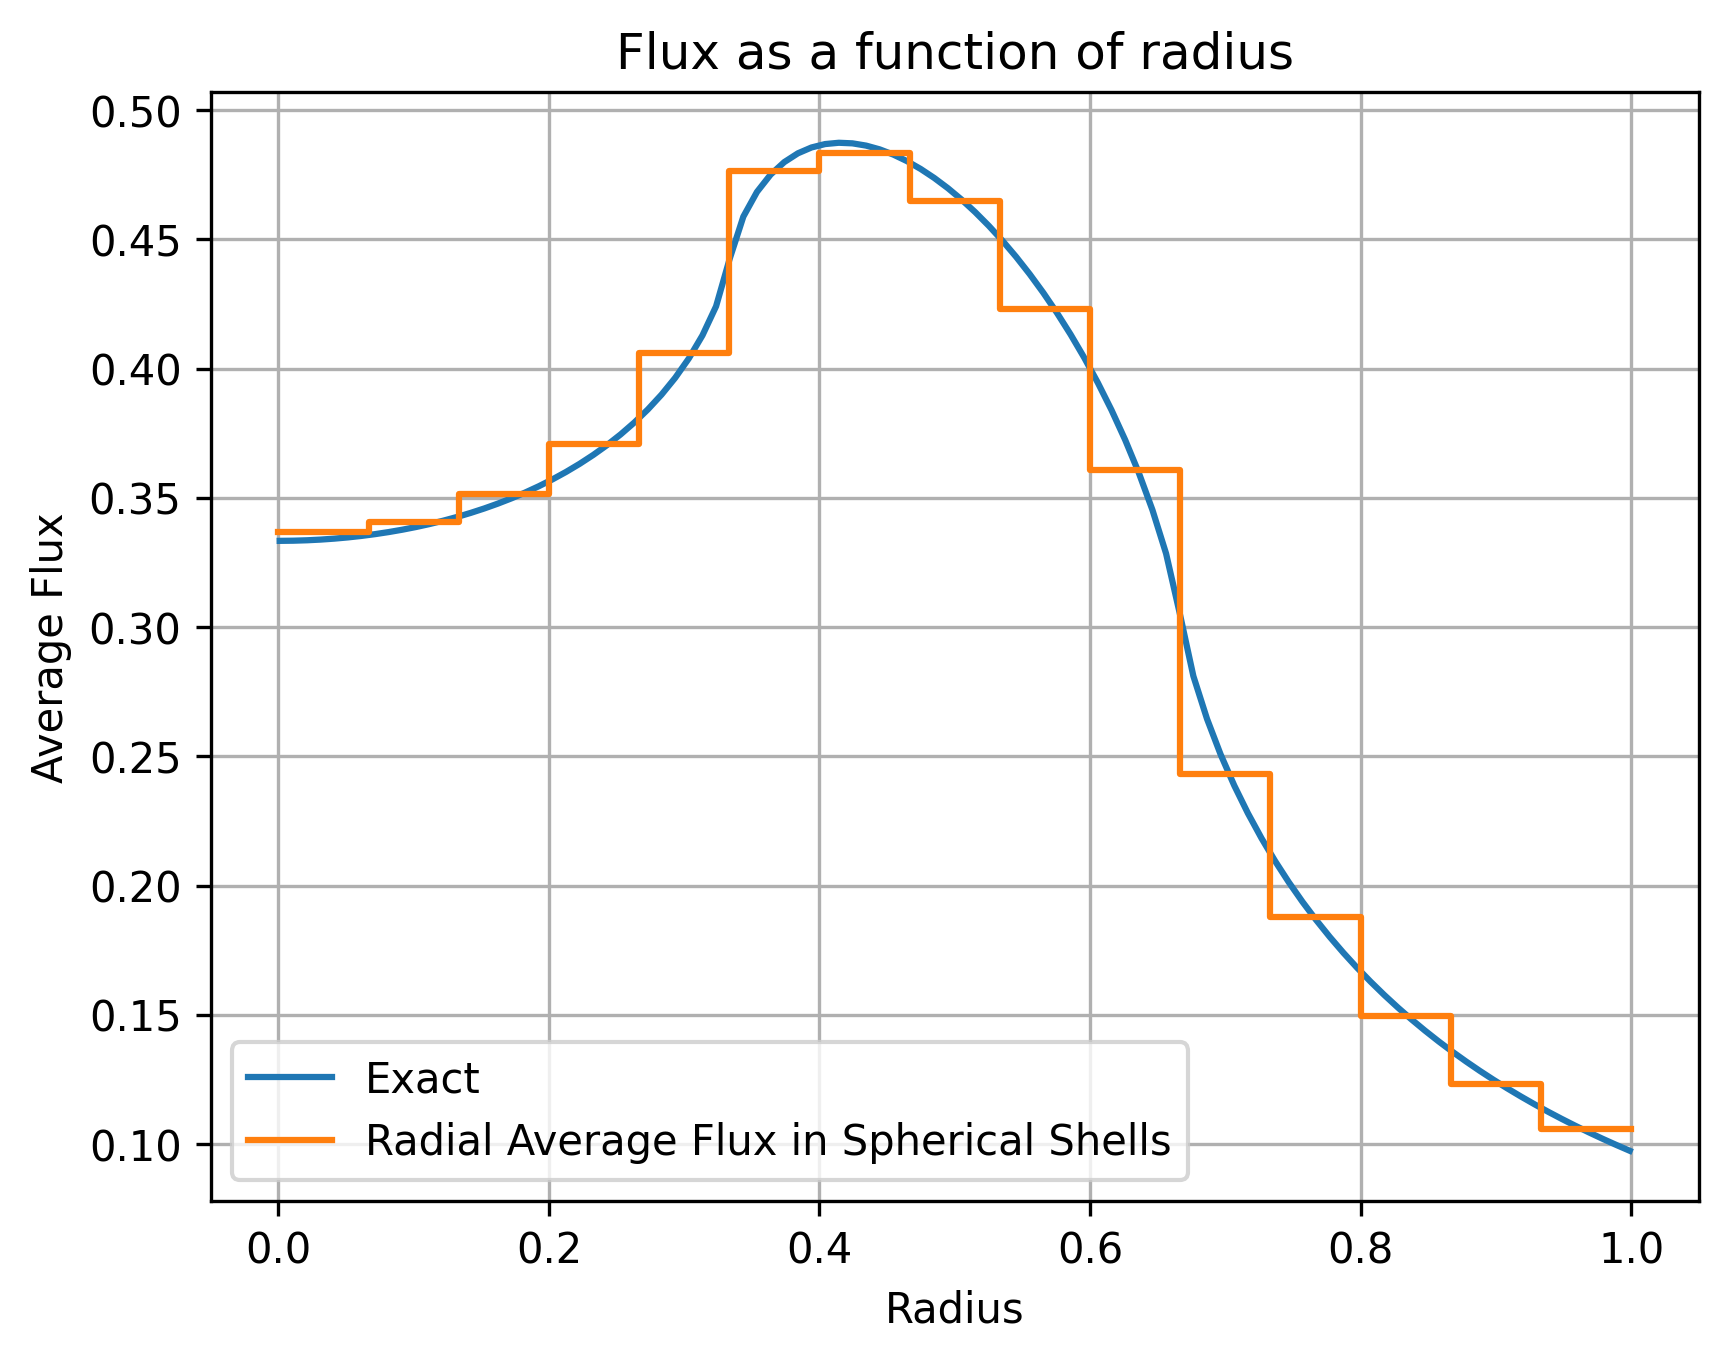

Write the Python code that produced this figure.
#!/usr/bin/env python3
# -*- coding: utf-8 -*-
"""
Problem 3
Chang, B. (2021a, February 19).
Six 1D polar transport test problems for the deterministic and monte-carlo method.
LLNL-TR-819680
https://www.osti.gov/servlets/purl/1769096
"""

import sys
import os
import numpy as np

if "opensn_console" not in globals():
    from mpi4py import MPI
    size = MPI.COMM_WORLD.size
    rank = MPI.COMM_WORLD.rank
    sys.path.append(os.path.abspath(os.path.join(os.path.dirname(__file__), "../../../../../")))
    from pyopensn.mesh import FromFileMeshGenerator, PETScGraphPartitioner
    from pyopensn.xs import MultiGroupXS
    from pyopensn.aquad import GLCProductQuadrature3DXYZ
    from pyopensn.solver import DiscreteOrdinatesProblem, SteadyStateSolver
    from pyopensn.fieldfunc import FieldFunctionInterpolationVolume
    from pyopensn.logvol import SphereLogicalVolume, BooleanLogicalVolume
    from pyopensn.source import VolumetricSource

if __name__ == "__main__":

    meshgen = FromFileMeshGenerator(
        filename="./meshes/three_region_sphere.msh",
        partitioner=PETScGraphPartitioner(type='parmetis'),
    )
    grid = meshgen.Execute()

    # Create XS
    num_groups = 1
    xs_void = MultiGroupXS()
    xs_void.CreateSimpleOneGroup(sigma_t=0.0, c=0.0)

    # Volumetric source
    mg_src = VolumetricSource(block_ids=[2], group_strength=[1.0])

    # Angular quadrature
    nazimu = 4
    npolar = 2
    pquad = GLCProductQuadrature3DXYZ(npolar, nazimu)

    # Solver
    phys = DiscreteOrdinatesProblem(
        mesh=grid,
        num_groups=num_groups,
        groupsets=[
            {
                "groups_from_to": (0, num_groups - 1),
                "angular_quadrature": pquad,
                "inner_linear_method": "petsc_gmres",
                "angle_aggregation_type": "single",
                "angle_aggregation_num_subsets": 1,
                "l_max_its": 500,
                "l_abs_tol": 1.0e-6,
                "gmres_restart_interval": 30,
            },
        ],
        xs_map=[
            {"block_ids": [1, 2, 3], "xs": xs_void},
        ],
        options={
            "scattering_order": 0,
            "volumetric_sources": [mg_src],
            "boundary_conditions": [
                {"name": "xmin", "type": "vacuum"},
                {"name": "xmax", "type": "vacuum"},
                {"name": "ymin", "type": "vacuum"},
                {"name": "ymax", "type": "vacuum"},
                {"name": "zmin", "type": "vacuum"},
                {"name": "zmax", "type": "vacuum"},
            ],
        },
    )

    ss_solver = SteadyStateSolver(lbs_problem=phys)
    ss_solver.Initialize()
    ss_solver.Execute()

    # Export
    fflist = phys.GetFieldFunctions()

    # Compute the average flux over a logical volume
    def average_flx_logvol(logvol):
        ffvol = FieldFunctionInterpolationVolume()
        ffvol.SetOperationType("avg")
        ffvol.SetLogicalVolume(logvol)
        ffvol.AddFieldFunction(fflist[0])
        ffvol.Initialize()
        ffvol.Execute()
        avgval = ffvol.GetValue()
        return avgval

    # Compute the average flux over spherical shells
    def compute_average_flux(N_logvols, r_max):
        r_vals = np.linspace(0, r_max, N_logvols + 1)
        avg_flx = np.zeros(N_logvols)
        for i in range(N_logvols):
            if i != 0:
                inner_vol = SphereLogicalVolume(r=r_vals[i])
                outer_vol = SphereLogicalVolume(r=r_vals[i + 1])
                logvol = BooleanLogicalVolume(parts=[
                    {"op": True, "lv": outer_vol},
                    {"op": False, "lv": inner_vol},
                ])
            else:
                logvol = SphereLogicalVolume(r=r_vals[i + 1])
            avg_flx[i] = average_flx_logvol(logvol)
        return r_vals, avg_flx

    # Perform the calculation
    N_logvols = 15
    r_vals, avg_flx = compute_average_flux(N_logvols, 1)
    if rank == 0:
        for r, v in zip(r_vals[1:], avg_flx):
            print("end-radius: {:.2f}, avg-value: {:.6f}".format(r, v))

    # Compute the analytical answer
    def get_phi(r, q, a, b):
        a2 = a ** 2
        b2 = b ** 2
        r2 = r ** 2
        term1 = q * (b + (b2 - r2) / (2 * r) * np.log((b + r) / np.abs(r - b)))
        term2 = q * (a + (a2 - r2) / (2 * r) * np.log((a + r) / np.abs(r - a)))
        return term1 - term2

    if rank == 0:
        q = 0.5
        a = 1.0 / 3.0
        b = 2.0 / 3.0
        eps = 1e-3
        r_fine = np.linspace(0.0 + eps, 1.0 - eps, 100)
        exact_phi = np.zeros_like(r_fine)
        for i, r in enumerate(r_fine):
            exact_phi[i] = get_phi(r, q, a, b)
            print(r_fine[i], exact_phi[i])

        import matplotlib.pyplot as plt

        plt.figure()
        plt.plot(r_fine, exact_phi, label='Exact')
        plt.step(
            r_vals, np.append(avg_flx, avg_flx[-1]),
            where='post',
            label='Radial Average Flux in Spherical Shells'
        )
        plt.xlabel("Radius")
        plt.ylabel("Average Flux")
        plt.title("Flux as a function of radius")
        plt.grid(True)
        plt.legend()
        plt.savefig("Problem_3.png", dpi=300, bbox_inches='tight')
        plt.show()
